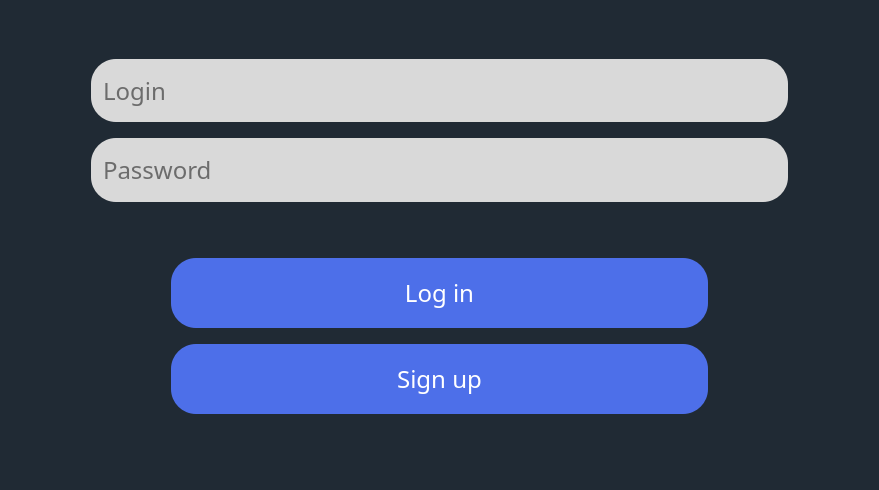
<?xml version="1.0" encoding="UTF-8"?>
<ui version="4.0">
 <class>LogInForm</class>
 <widget class="QWidget" name="LogInForm">
  <property name="geometry">
   <rect>
    <x>0</x>
    <y>0</y>
    <width>879</width>
    <height>490</height>
   </rect>
  </property>
  <property name="windowTitle">
   <string>Form</string>
  </property>
  <property name="styleSheet">
   <string notr="true">* {
    font-family: century gothic;
    font-size: 24px;
}

QWidget {
    background-color: #202a34;
}

QLineEdit {
    border-radius: 25px;
    padding: 10px;
    background-color: #d9d9d9;
    transition: background-color 0.5s ease;
}

QLineEdit:hover {
    background-color: #49ebff;
}

QLineEdit:focus {
    background-color: #00aaff;
    border: 2px solid #4d6fe9;
}

QPushButton,
QToolButton,
QMessageBox QPushButton {
    color: white;
    background: #4d6fe9;
    border-radius: 25px;
    transition: background-color 0.5s ease, transform 0.3s ease, box-shadow 0.3s ease;
    box-shadow: 0 0 8px rgba(0, 0, 0, 0.2);
}

QPushButton:hover,
QToolButton:hover,
QMessageBox QPushButton:hover {
    color: #4d6fe9;
    background: #4460c7;
    border-radius: 30px;
    transform: scale(1.05) rotate(5deg);
    box-shadow: 0 0 12px rgba(0, 0, 0, 0.3);
}

QPushButton:pressed,
QToolButton:pressed,
QMessageBox QPushButton:pressed,
QMessageBox QToolButton:pressed {
    background: #3a54b0;
    border-radius: 25px;
    transform: scale(0.98) rotate(-5deg);
    box-shadow: none;
}

QMessageBox {
    background-color: #202a34;
    color: white;
    font-size: 15px;
}

QMessageBox QPushButton,
QMessageBox QToolButton {
    background: #4d6fe9;
    color: white;
    border: none;
    padding: 8px 12px;
    border-radius: 10px;
    font-size: 15px;
}

QMessageBox QLabel {
	color: white;
    font-size: 15px;
}

QMessageBox QPushButton:pressed,
QMessageBox QToolButton:pressed {
    border-radius: 15px;
}

QMessageBox QPushButton:hover {
    border-radius: 15px;
}
</string>
  </property>
  <layout class="QVBoxLayout" name="verticalLayout">
   <item>
    <layout class="QHBoxLayout" name="horizontalLayout">
     <item>
      <spacer name="horizontalSpacer_4">
       <property name="orientation">
        <enum>Qt::Horizontal</enum>
       </property>
       <property name="sizeType">
        <enum>QSizePolicy::Fixed</enum>
       </property>
       <property name="sizeHint" stdset="0">
        <size>
         <width>80</width>
         <height>20</height>
        </size>
       </property>
      </spacer>
     </item>
     <item>
      <layout class="QVBoxLayout" name="verticalLayout_2" stretch="3,4,1,4,1">
       <item>
        <spacer name="verticalSpacer_5">
         <property name="orientation">
          <enum>Qt::Vertical</enum>
         </property>
         <property name="sizeType">
          <enum>QSizePolicy::MinimumExpanding</enum>
         </property>
         <property name="sizeHint" stdset="0">
          <size>
           <width>20</width>
           <height>40</height>
          </size>
         </property>
        </spacer>
       </item>
       <item>
        <widget class="QLineEdit" name="li_login">
         <property name="sizePolicy">
          <sizepolicy hsizetype="MinimumExpanding" vsizetype="MinimumExpanding">
           <horstretch>0</horstretch>
           <verstretch>0</verstretch>
          </sizepolicy>
         </property>
         <property name="minimumSize">
          <size>
           <width>260</width>
           <height>60</height>
          </size>
         </property>
         <property name="maximumSize">
          <size>
           <width>1300</width>
           <height>130</height>
          </size>
         </property>
         <property name="autoFillBackground">
          <bool>false</bool>
         </property>
         <property name="text">
          <string/>
         </property>
         <property name="placeholderText">
          <string>Login</string>
         </property>
        </widget>
       </item>
       <item>
        <spacer name="verticalSpacer">
         <property name="orientation">
          <enum>Qt::Vertical</enum>
         </property>
         <property name="sizeType">
          <enum>QSizePolicy::Fixed</enum>
         </property>
         <property name="sizeHint" stdset="0">
          <size>
           <width>20</width>
           <height>10</height>
          </size>
         </property>
        </spacer>
       </item>
       <item>
        <widget class="QLineEdit" name="li_password">
         <property name="sizePolicy">
          <sizepolicy hsizetype="MinimumExpanding" vsizetype="MinimumExpanding">
           <horstretch>0</horstretch>
           <verstretch>0</verstretch>
          </sizepolicy>
         </property>
         <property name="minimumSize">
          <size>
           <width>260</width>
           <height>60</height>
          </size>
         </property>
         <property name="maximumSize">
          <size>
           <width>1300</width>
           <height>130</height>
          </size>
         </property>
         <property name="echoMode">
          <enum>QLineEdit::Password</enum>
         </property>
         <property name="placeholderText">
          <string>Password</string>
         </property>
         <property name="clearButtonEnabled">
          <bool>false</bool>
         </property>
        </widget>
       </item>
       <item>
        <spacer name="verticalSpacer_6">
         <property name="orientation">
          <enum>Qt::Vertical</enum>
         </property>
         <property name="sizeType">
          <enum>QSizePolicy::Fixed</enum>
         </property>
         <property name="sizeHint" stdset="0">
          <size>
           <width>20</width>
           <height>40</height>
          </size>
         </property>
        </spacer>
       </item>
      </layout>
     </item>
     <item>
      <spacer name="horizontalSpacer_3">
       <property name="orientation">
        <enum>Qt::Horizontal</enum>
       </property>
       <property name="sizeType">
        <enum>QSizePolicy::Fixed</enum>
       </property>
       <property name="sizeHint" stdset="0">
        <size>
         <width>80</width>
         <height>20</height>
        </size>
       </property>
      </spacer>
     </item>
    </layout>
   </item>
   <item>
    <layout class="QHBoxLayout" name="horizontalLayout_2" stretch="1,1,3">
     <item>
      <spacer name="horizontalSpacer_2">
       <property name="orientation">
        <enum>Qt::Horizontal</enum>
       </property>
       <property name="sizeType">
        <enum>QSizePolicy::Fixed</enum>
       </property>
       <property name="sizeHint" stdset="0">
        <size>
         <width>160</width>
         <height>20</height>
        </size>
       </property>
      </spacer>
     </item>
     <item>
      <layout class="QVBoxLayout" name="verticalLayout_3" stretch="0,0,0,0,0">
       <item>
        <spacer name="verticalSpacer_2">
         <property name="orientation">
          <enum>Qt::Vertical</enum>
         </property>
         <property name="sizeType">
          <enum>QSizePolicy::Fixed</enum>
         </property>
         <property name="sizeHint" stdset="0">
          <size>
           <width>20</width>
           <height>10</height>
          </size>
         </property>
        </spacer>
       </item>
       <item>
        <widget class="QPushButton" name="li_b_log_in">
         <property name="sizePolicy">
          <sizepolicy hsizetype="Expanding" vsizetype="MinimumExpanding">
           <horstretch>0</horstretch>
           <verstretch>0</verstretch>
          </sizepolicy>
         </property>
         <property name="minimumSize">
          <size>
           <width>260</width>
           <height>70</height>
          </size>
         </property>
         <property name="maximumSize">
          <size>
           <width>800</width>
           <height>130</height>
          </size>
         </property>
         <property name="cursor">
          <cursorShape>PointingHandCursor</cursorShape>
         </property>
         <property name="focusPolicy">
          <enum>Qt::ClickFocus</enum>
         </property>
         <property name="inputMethodHints">
          <set>Qt::ImhNone</set>
         </property>
         <property name="text">
          <string>Log in</string>
         </property>
         <property name="checkable">
          <bool>false</bool>
         </property>
        </widget>
       </item>
       <item>
        <spacer name="verticalSpacer_3">
         <property name="orientation">
          <enum>Qt::Vertical</enum>
         </property>
         <property name="sizeType">
          <enum>QSizePolicy::Fixed</enum>
         </property>
         <property name="sizeHint" stdset="0">
          <size>
           <width>20</width>
           <height>10</height>
          </size>
         </property>
        </spacer>
       </item>
       <item>
        <widget class="QPushButton" name="li_b_sign_up">
         <property name="sizePolicy">
          <sizepolicy hsizetype="Expanding" vsizetype="MinimumExpanding">
           <horstretch>0</horstretch>
           <verstretch>0</verstretch>
          </sizepolicy>
         </property>
         <property name="minimumSize">
          <size>
           <width>260</width>
           <height>70</height>
          </size>
         </property>
         <property name="maximumSize">
          <size>
           <width>800</width>
           <height>130</height>
          </size>
         </property>
         <property name="cursor">
          <cursorShape>PointingHandCursor</cursorShape>
         </property>
         <property name="text">
          <string>Sign up</string>
         </property>
        </widget>
       </item>
       <item>
        <spacer name="verticalSpacer_4">
         <property name="orientation">
          <enum>Qt::Vertical</enum>
         </property>
         <property name="sizeType">
          <enum>QSizePolicy::MinimumExpanding</enum>
         </property>
         <property name="sizeHint" stdset="0">
          <size>
           <width>20</width>
           <height>40</height>
          </size>
         </property>
        </spacer>
       </item>
      </layout>
     </item>
     <item>
      <spacer name="horizontalSpacer">
       <property name="orientation">
        <enum>Qt::Horizontal</enum>
       </property>
       <property name="sizeType">
        <enum>QSizePolicy::Fixed</enum>
       </property>
       <property name="sizeHint" stdset="0">
        <size>
         <width>160</width>
         <height>20</height>
        </size>
       </property>
      </spacer>
     </item>
    </layout>
   </item>
  </layout>
 </widget>
 <resources/>
 <connections/>
</ui>
